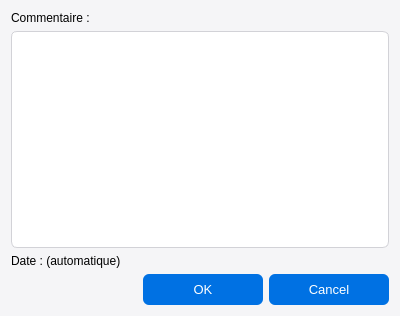
<?xml version="1.0" encoding="UTF-8"?>
<ui version="4.0">
 <class>CommentDialog</class>
 <widget class="QDialog" name="CommentDialog">
  <property name="geometry">
   <rect>
    <x>0</x>
    <y>0</y>
    <width>400</width>
    <height>316</height>
   </rect>
  </property>
  <property name="windowTitle">
   <string>Ajouter un commentaire</string>
  </property>
  <property name="styleSheet">
   <string notr="true">QDialog {
    background-color: #f5f5f7;
}</string>
  </property>
  <layout class="QVBoxLayout" name="verticalLayout">
   <item>
    <widget class="QLabel" name="label_comment">
     <property name="text">
      <string>Commentaire :</string>
     </property>
    </widget>
   </item>
   <item>
    <widget class="QTextEdit" name="textEdit_comment">
     <property name="styleSheet">
      <string notr="true">QTextEdit {
    background-color: white;
    border: 1px solid #d2d2d7;
    border-radius: 6px;
    padding: 8px;
    font-size: 13px;
    min-height: 120px;
}</string>
     </property>
    </widget>
   </item>
   <item>
    <widget class="QLabel" name="label_date">
     <property name="text">
      <string>Date : (automatique)</string>
     </property>
    </widget>
   </item>
   <item>
    <widget class="QDialogButtonBox" name="buttonBox">
     <property name="styleSheet">
      <string notr="true">QDialogButtonBox QPushButton {
    background-color: #0071e3;
    color: white;
    border-radius: 6px;
    padding: 8px 20px;
    font-size: 13px;
    min-width: 80px;
}

QDialogButtonBox QPushButton:hover {
    background-color: #0077ed;
}</string>
     </property>
     <property name="orientation">
      <enum>Qt::Orientation::Horizontal</enum>
     </property>
     <property name="standardButtons">
      <set>QDialogButtonBox::StandardButton::Cancel|QDialogButtonBox::StandardButton::Ok</set>
     </property>
    </widget>
   </item>
  </layout>
 </widget>
 <resources/>
 <connections>
  <connection>
   <sender>buttonBox</sender>
   <signal>accepted()</signal>
   <receiver>CommentDialog</receiver>
   <slot>accept()</slot>
   <hints>
    <hint type="sourcelabel">
     <x>20</x>
     <y>20</y>
    </hint>
    <hint type="destinationlabel">
     <x>20</x>
     <y>20</y>
    </hint>
   </hints>
  </connection>
  <connection>
   <sender>buttonBox</sender>
   <signal>rejected()</signal>
   <receiver>CommentDialog</receiver>
   <slot>reject()</slot>
   <hints>
    <hint type="sourcelabel">
     <x>20</x>
     <y>20</y>
    </hint>
    <hint type="destinationlabel">
     <x>20</x>
     <y>20</y>
    </hint>
   </hints>
  </connection>
 </connections>
</ui>
